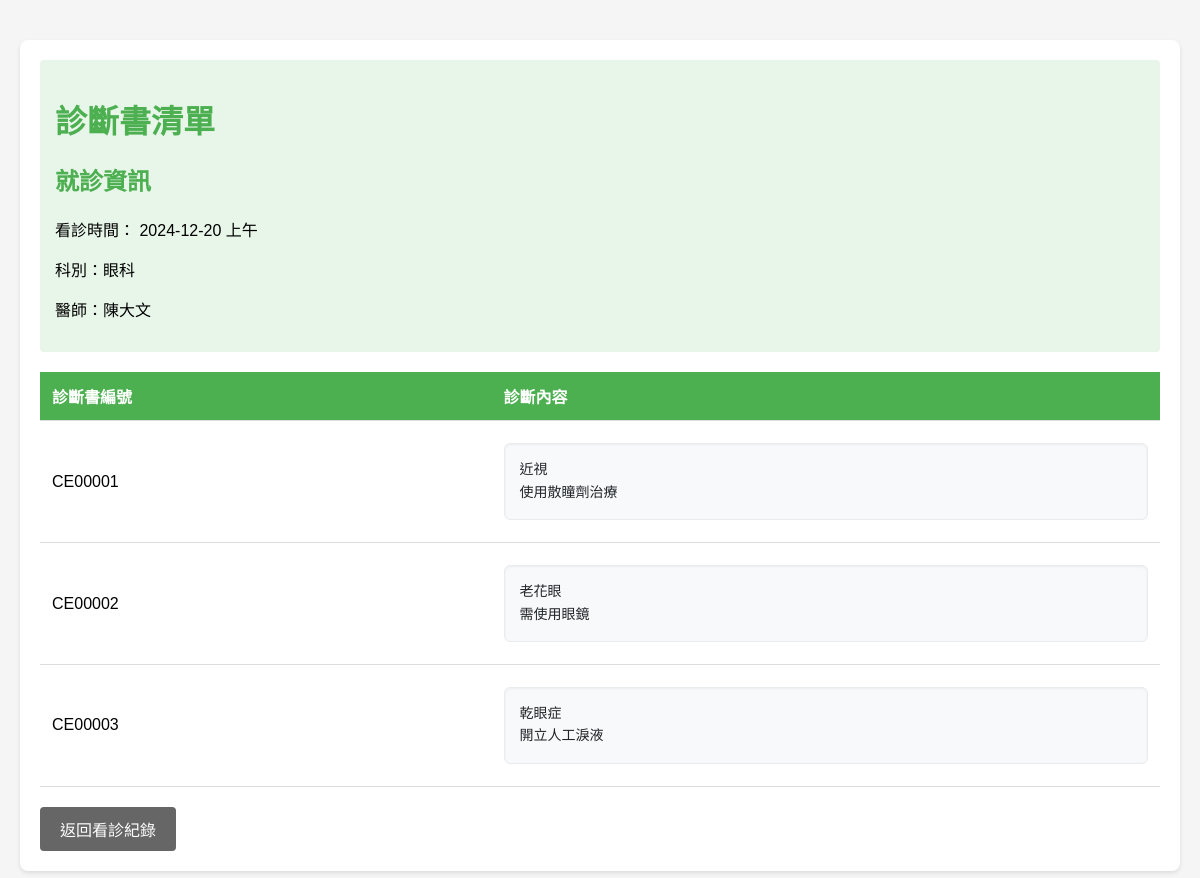
/php/patient/pt_certificate_list.php?record_id=RE00001 (signed in), run on the app's committed database.
### tables this page shows
CREATE TABLE `medical_record` (
  `record_id` char(7) NOT NULL,
  `patient_id` char(7) NOT NULL,
  `clinic_id` char(7) NOT NULL
);

CREATE TABLE `clinic` (
  `clinic_id` char(7) NOT NULL,
  `clinic_date` date NOT NULL,
  `period` enum('morning','afternoon','evening') NOT NULL,
  `department_id` char(7) NOT NULL,
  `location` varchar(100) DEFAULT NULL,
  `doctor_id` char(7) NOT NULL
);

CREATE TABLE `department` (
  `department_id` char(7) NOT NULL,
  `department_name` varchar(50) NOT NULL
);

CREATE TABLE `medical_certificate` (
  `certificate_id` char(7) NOT NULL,
  `record_id` char(7) NOT NULL,
  `prescription` text DEFAULT NULL
);

### php/patient/pt_certificate_list.php (the view, shortened to what this page needs)
<?php
require_once '../common/db_conn.php';
$record_id = $_GET['record_id'];
try {
    $stmt = $db->prepare("
        SELECT mr.record_id, mr.clinic_id, c.clinic_date, c.period,
               p.last_name, p.first_name,
               d.department_name,
               CONCAT(dp.last_name, dp.first_name) as doctor_name
        FROM medical_record mr
        JOIN clinic c ON mr.clinic_id = c.clinic_id
        JOIN department d ON c.department_id = d.department_id
        JOIN staff s ON c.doctor_id = s.person_id
        JOIN person dp ON s.person_id = dp.person_id
        JOIN person p ON mr.patient_id = p.person_id
        WHERE mr.record_id = ? AND mr.patient_id = ?
    ");
    $stmt->execute([$record_id, $_SESSION['user_id']]);
    $record = $stmt->fetch();
    $stmt = $db->prepare("
        SELECT certificate_id, prescription
        FROM medical_certificate
        WHERE record_id = ?
        ORDER BY certificate_id
    ");
    $stmt->execute([$record_id]);
    $certificates = $stmt->fetchAll();
} catch (Exception $e) {
    $error_message = $e->getMessage();
}
function getPeriodText($period) {
    switch ($period) {
        case 'morning': return '上午';
    }
}
?>
<!DOCTYPE html>
<html lang="zh-Hant">
<head>
    <link rel="stylesheet" href="asset/pt_certificate_list.css">
</head>
<body>
    <div class="container">
        <?php if (isset($record)): ?>
            <div class="record-info">
                <h1>診斷書清單</h1>
                <h2>就診資訊</h2>
                <p>
                    看診時間：
                    <?php
                    echo htmlspecialchars($record['clinic_date']) . ' ' .
                         htmlspecialchars(getPeriodText($record['period']));
                    ?>
                </p>
                <p>科別：<?php echo htmlspecialchars($record['department_name']); ?></p>
                <p>醫師：<?php echo htmlspecialchars($record['doctor_name']); ?></p>
            </div>
            <?php if (empty($certificates)): ?>
                <div class="empty-message">目前沒有診斷書記錄</div>
            <?php else: ?>
                <table>
                    <thead>
                        <tr>
                            <th>診斷書編號</th>
                            <th>診斷內容</th>
                        </tr>
                    </thead>
                    <tbody>
                        <?php foreach ($certificates as $cert): ?>
                            <tr>
                                <td><?php echo htmlspecialchars($cert['certificate_id']); ?></td>
                                <td>
                                    <div class="prescription-content"><?php echo htmlspecialchars(trim($cert['prescription'])); ?></div>
                                </td>
                            </tr>
                        <?php endforeach; ?>
                    </tbody>
                </table>
            <?php endif; ?>
            <a href="history.php" class="back-btn">返回看診紀錄</a>
        <?php else: ?>
            <div class="error-message">無效的病歷記錄</div>
            <a href="history.php" class="back-btn">返回看診紀錄</a>
        <?php endif; ?>
    </div>
</body>
</html>

### php/patient/asset/pt_certificate_list.css (style rules this page uses)
body { font-family: Arial, sans-serif; max-width: 1200px; margin: 20px auto; padding: 20px; background-color: #f5f5f5; }
.container { background: white; padding: 20px; border-radius: 8px; box-shadow: 0 2px 4px rgba(0, 0, 0, 0.1); }
h1, h2 { color: #4CAF50; margin-bottom: 20px; }
.record-info { background-color: #e8f5e9; padding: 15px; border-radius: 4px; margin-bottom: 20px; }
table { width: 100%; border-collapse: collapse; margin-top: 20px; }
th, td { padding: 12px; text-align: left; border-bottom: 1px solid #ddd; }
th { background-color: #4CAF50; color: white; }
.back-btn { display: inline-block; padding: 10px 20px; background-color: #666; color: white; text-decoration: none; border-radius: 4px; margin-top: 20px; }
.prescription-content { white-space: pre-wrap; font-family: 'Consolas', monospace; background-color: #f8f9fa; padding: 15px; border: 1px solid #e9ecef; border-radius: 6px; color: #212529; font-size: 14px; line-height: 1.6; margin: 10px 0; box-shadow: inset 0 1px 3px rgba(0, 0, 0, 0.05); max-height: 300px; overflow-y: auto; }

### data on the page
medical_record: clinic.clinic_date "2024-12-20", clinic.period "上午", department.department_name "眼科"
medical_certificate: certificate_id "CE00001", prescription "近視 使用散瞳劑治療"
medical_certificate: certificate_id "CE00002", prescription "老花眼 需使用眼鏡"
medical_certificate: certificate_id "CE00003", prescription "乾眼症 開立人工淚液"

### other printed values
$record['doctor_name'] "陳大文"
